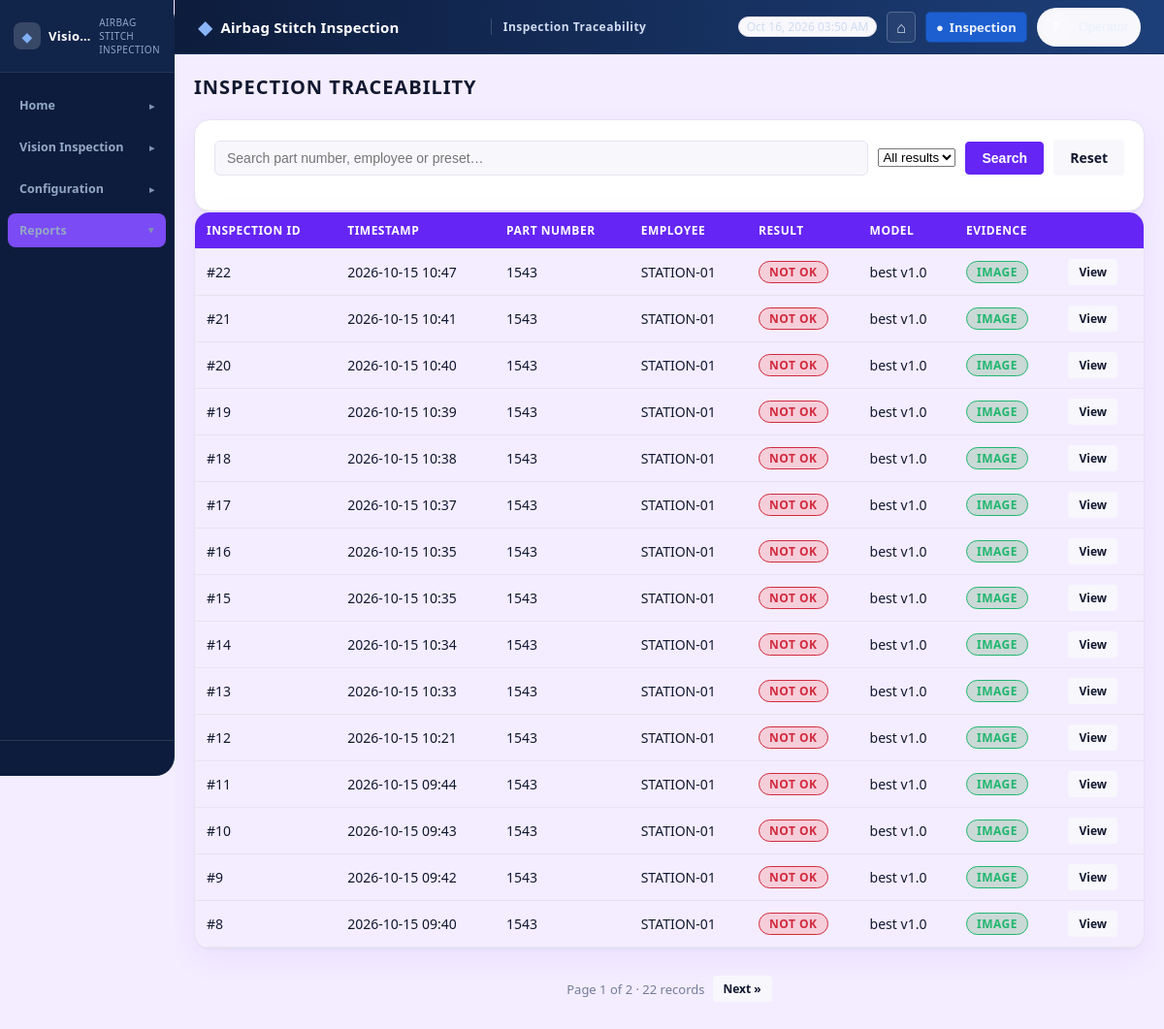
The app's page /vision-inspection/traceability/, older data.
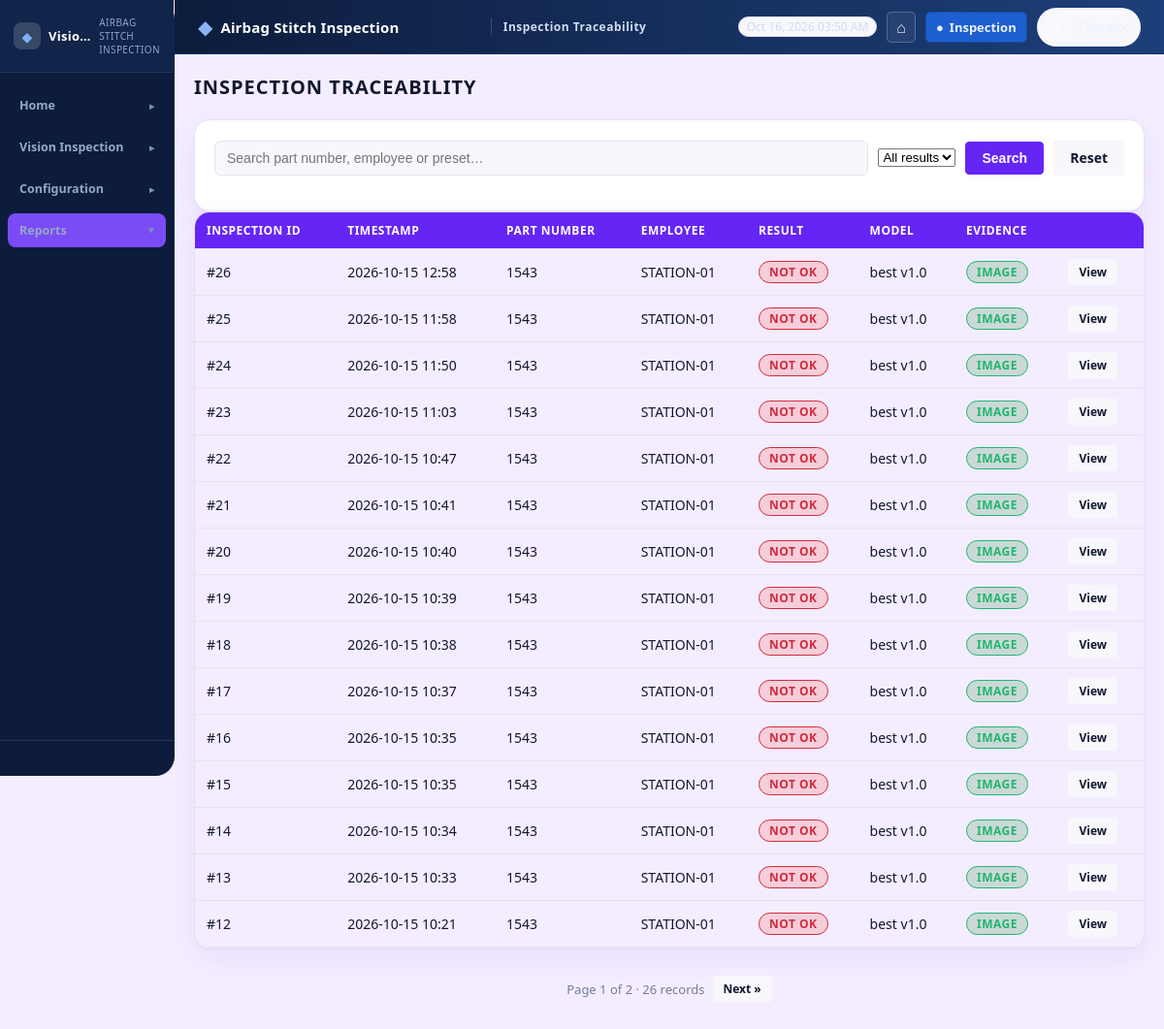
The same page, newer data.
### VisionInspection/models.py (models this page shows, shortened)
class VisionInspectionLog(models.Model):
    employee_code = models.CharField(max_length=100, blank=True, null=True)
    part_number = models.CharField(max_length=40, blank=True, null=True)
    barcode = models.CharField(max_length=80, blank=True, default="")
    error_details = models.TextField(blank=True, null=True)
    preset_name = models.CharField(max_length=200, blank=True, null=True)
    preset_version = models.PositiveIntegerField(blank=True, null=True)
    yolo_model_name = models.CharField(max_length=200, blank=True, null=True)
    yolo_model_version = models.CharField(max_length=100, blank=True, null=True)
    timestamp = models.DateTimeField(auto_now_add=True)
    result = models.CharField(
        max_length=20,
        choices=[
            ("OK", "OK"),
            ("NOT_OK", "NOT OK"),
            ("ERROR", "INSPECTION ERROR"),
        ],
        default="ERROR",
    )
    roi_results = models.JSONField(
        default=list,
        help_text='[{"roi_name": "ROI-01", "result": "MATCH", "expected": "bolt x4", "detected": "bolt x4"}]',
    )
    detected_objects = models.JSONField(
        default=list,
        help_text='[{"class": "bolt", "confidence": 0.92, "bbox": [x1,y1,x2,y2]}]',
    )
    inspection_image = models.ImageField(
        upload_to="vision_inspection/results/", blank=True, null=True
    )
    stable_frames_used = models.PositiveIntegerField(default=0)
    part_bbox = models.JSONField(blank=True, null=True)
    trigger_zone_polygon = models.JSONField(blank=True, null=True)
    class Meta:
        db_table = "vision_inspection_log"
        ordering = ["-timestamp"]
        verbose_name = "Vision Inspection Log"
        verbose_name_plural = "Vision Inspection Logs"
        indexes = [
            models.Index(fields=["timestamp"], name="vi_log_ts_idx"),
            models.Index(fields=["part_number"], name="vi_log_part_idx"),
            models.Index(fields=["result"], name="vi_log_result_idx"),
            models.Index(fields=["employee_code"], name="vi_log_emp_idx"),
        ]

### VisionInspection/ui_views.py (the view)
def traceability(request):
    q = request.GET.get("q", "").strip()
    result = request.GET.get("result", "").strip().upper()
    page = request.GET.get("page", 1)
    logs = VisionInspectionLog.objects.all()
    if q:
        logs = logs.filter(
            Q(part_number__icontains=q)
            | Q(employee_code__icontains=q)
            | Q(preset_name__icontains=q)
        )
    if result in ("OK", "NOT_OK", "ERROR"):
        logs = logs.filter(result=result)
    paginator = Paginator(logs.order_by("-timestamp"), 15)
    try:
        page_obj = paginator.get_page(page)
    except Exception:
        page_obj = paginator.get_page(1)
    context = {
        "sidebar_active": "traceability",
        "page_obj": page_obj,
        "logs": page_obj.object_list,
        "total": paginator.count,
        "q": q,
        "result": result,
        "badge_map": _RESULT_BADGE,
    }
    return render(request, "VisionInspection/ui/traceability.html", context)

### VisionInspection/templates/VisionInspection/ui/traceability.html (shortened to what this page needs)
{% extends "VisionInspection/ui/base.html" %}
{% load static %}
{% block header_title %}Inspection Traceability{% endblock %}
{% block content %}
<div class="vi-page-header">
    <h2>Inspection Traceability</h2>
</div>
<div class="vi-card">
    <form method="get" class="vi-toolbar">
        <input type="text" name="q" value="{{ q }}" placeholder="Search part number, employee or preset…">
        <select name="result">
            <option value="">All results</option>
        </select>
        <button type="submit" class="vi-btn vi-btn-primary">Search</button>
        <a href="{% url 'VisionInspection:ui-traceability' %}" class="vi-btn">Reset</a>
    </form>
</div>
<div class="vi-card" style="padding:0; overflow-x:auto;">
    <table class="vi-table">
        <thead>
            <tr>
                <th>Inspection ID</th>
                <th>Timestamp</th>
                <th>Part Number</th>
                <th>Employee</th>
                <th>Result</th>
                <th>Model</th>
                <th>Evidence</th>
                <th></th>
            </tr>
        </thead>
        <tbody>
            {% for log in logs %}
            <tr>
                <td>#{{ log.pk }}</td>
                <td>{{ log.timestamp|date:"Y-m-d H:i" }}</td>
                <td>{{ log.part_number|default:"—" }}</td>
                <td>{{ log.employee_code|default:"—" }}</td>
                <td>
                    <span class="vi-badge {% if log.result == 'OK' %}vi-badge-ok{% elif log.result == 'NOT_OK' %}vi-badge-not-ok{% elif log.result == 'ERROR' %}vi-badge-error{% else %}vi-badge-skip{% endif %}">
                        {{ log.get_result_display }}
                    </span>
                </td>
                <td>{% if log.yolo_model_name %}{{ log.yolo_model_name }}{% if log.yolo_model_version %} v{{ log.yolo_model_version }}{% endif %}{% else %}<span style="opacity:.6">not configured</span>{% endif %}</td>
                <td>{% if log.inspection_image %}<span class="vi-badge vi-badge-active">Image</span>{% else %}<span class="vi-badge vi-badge-inactive">None</span>{% endif %}</td>
                <td><a href="{% url 'VisionInspection:traceability-detail' log.pk %}" class="vi-btn vi-btn-sm">View</a></td>
            </tr>
            {% endfor %}
        </tbody>
    </table>
</div>
{% if page_obj.paginator.num_pages > 1 %}
<div class="vi-pagination">
    <span>Page {{ page_obj.number }} of {{ page_obj.paginator.num_pages }} · {{ total }} records</span>
    {% if page_obj.has_next %}
    <a class="vi-btn vi-btn-sm" href="?page={{ page_obj.next_page_number }}{% if q %}&q={{ q }}{% endif %}{% if result %}&result={{ result }}{% endif %}">Next &raquo;</a>
    {% endif %}
</div>
{% endif %}
{% endblock %}

Row changes from the older to the newer data that the page shows:
no longer on this page (row unchanged): VisionInspectionLog: pk "11", timestamp "2026-10-15 09:44", part_number "1543", employee_code "STATION-01", result "NOT OK", yolo_model_name "best", yolo_model_version "1.0", shows "IMAGE"
no longer on this page (row unchanged): VisionInspectionLog: pk "10", timestamp "2026-10-15 09:43", part_number "1543", employee_code "STATION-01", result "NOT OK", yolo_model_name "best", yolo_model_version "1.0", shows "IMAGE"
no longer on this page (row unchanged): VisionInspectionLog: pk "9", timestamp "2026-10-15 09:42", part_number "1543", employee_code "STATION-01", result "NOT OK", yolo_model_name "best", yolo_model_version "1.0", shows "IMAGE"
no longer on this page (row unchanged): VisionInspectionLog: pk "8", timestamp "2026-10-15 09:40", part_number "1543", employee_code "STATION-01", result "NOT OK", yolo_model_name "best", yolo_model_version "1.0", shows "IMAGE"
added VisionInspectionLog: pk "26", timestamp "2026-10-15 12:58", part_number "1543", employee_code "STATION-01", result "NOT OK", yolo_model_name "best", yolo_model_version "1.0", shows "IMAGE"
added VisionInspectionLog: pk "25", timestamp "2026-10-15 11:58", part_number "1543", employee_code "STATION-01", result "NOT OK", yolo_model_name "best", yolo_model_version "1.0", shows "IMAGE"
added VisionInspectionLog: pk "24", timestamp "2026-10-15 11:50", part_number "1543", employee_code "STATION-01", result "NOT OK", yolo_model_name "best", yolo_model_version "1.0", shows "IMAGE"
added VisionInspectionLog: pk "23", timestamp "2026-10-15 11:03", part_number "1543", employee_code "STATION-01", result "NOT OK", yolo_model_name "best", yolo_model_version "1.0", shows "IMAGE"
Text that changed along with them:
{{ total }}: "22" → "26"
